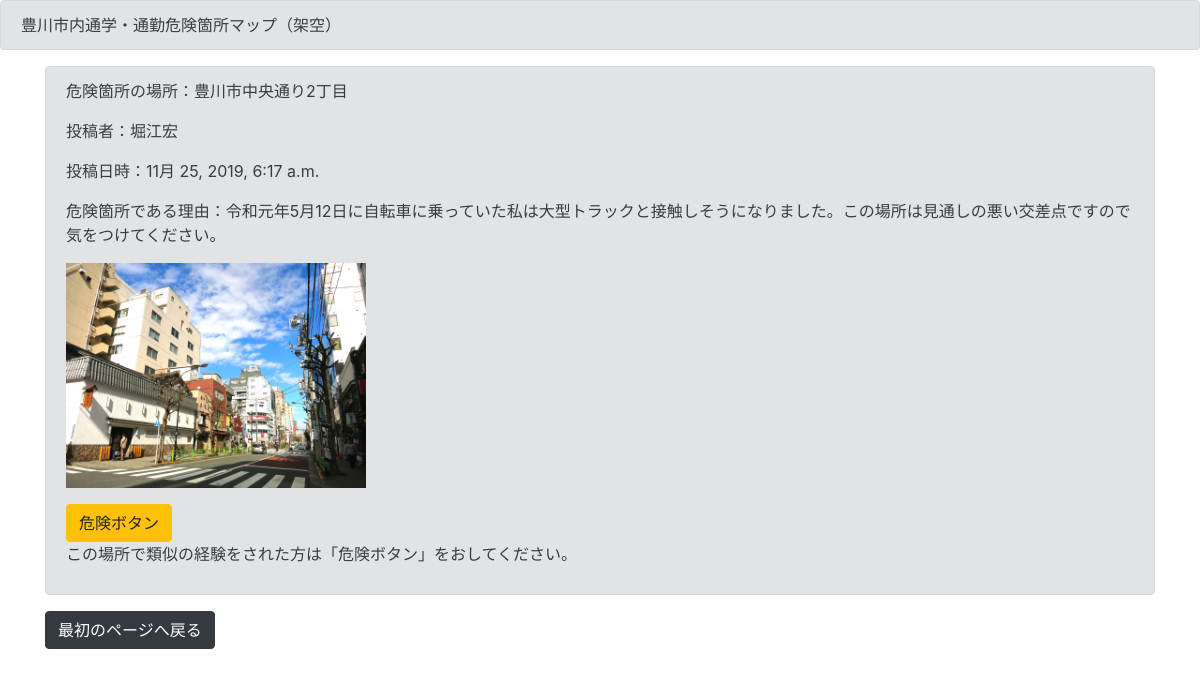
/detail/1, run on the app's committed database.
### djangoapp/models.py (models this page shows, shortened)
class BoardModel(models.Model):
    title = models.CharField(verbose_name='危険箇所の場所', max_length=50)
    content = models.TextField(verbose_name='危険箇所である理由', max_length=100)
    author = models.CharField(verbose_name='投稿者', max_length=50)
    images = models.ImageField(verbose_name='画像', upload_to='')
    dangerous = models.IntegerField(verbose_name='危険度', null=True, blank=True, default=0)
    published_date = models.DateTimeField(verbose_name='投稿日',blank=True, null=True)
    class Meta:
        verbose_name = '豊川市内危険箇所一覧'
        verbose_name_plural = '豊川市内危険箇所一覧'
        ordering = ['-dangerous']

### djangoapp/views.py (the view)
# urls.py: path('detail/<int:pk>', detailfunc, name='detail'),
def detailfunc(request, pk):
    object = BoardModel.objects.get(pk=pk)
    return render(request, 'detail.html', {'object':object})

### templates/detail.html (shortened to what this page needs)
{% extends 'base.html' %}
{% block header %}
    <div class="alert alert-secondary" role="alert">
    豊川市内通学・通勤危険箇所マップ（架空）
    </div>
{% endblock header %}
{% block content %}
<div class='container'>
<div class="alert alert-secondary" role="alert">
<p>危険箇所の場所：{{object.title}}</p>
<p>投稿者：{{object.author}}</p><p>投稿日時：{{ object.published_date }}</p>
<p>危険箇所である理由：{{object.content}}</p>
<p><img src="{{object.images.url}}" width=300></p>
<a href="{% url 'dangerous' object.pk %}" class="btn btn-warning" role="button" aria-pressed="true" onclick="window.location.reload();">危険ボタン</a>
<p>この場所で類似の経験をされた方は「危険ボタン」をおしてください。</p>
</div>
<a href="{% url 'index' %}" class="btn btn-dark" role="button" aria-pressed="true" onclick="window.location.reload();">最初のページへ戻る</a>
</div><br>
{% endblock content %}

### data on the page
BoardModel: title "豊川市中央通り2丁目", author "堀江宏", published_date "11月 25, 2019, 6:17 a.m.", content "令和元年5月12日に自転車に乗っていた私は大型トラックと接触しそうになりました。この場所は見通しの悪い交差点ですので気をつけてください。", images (picture)
